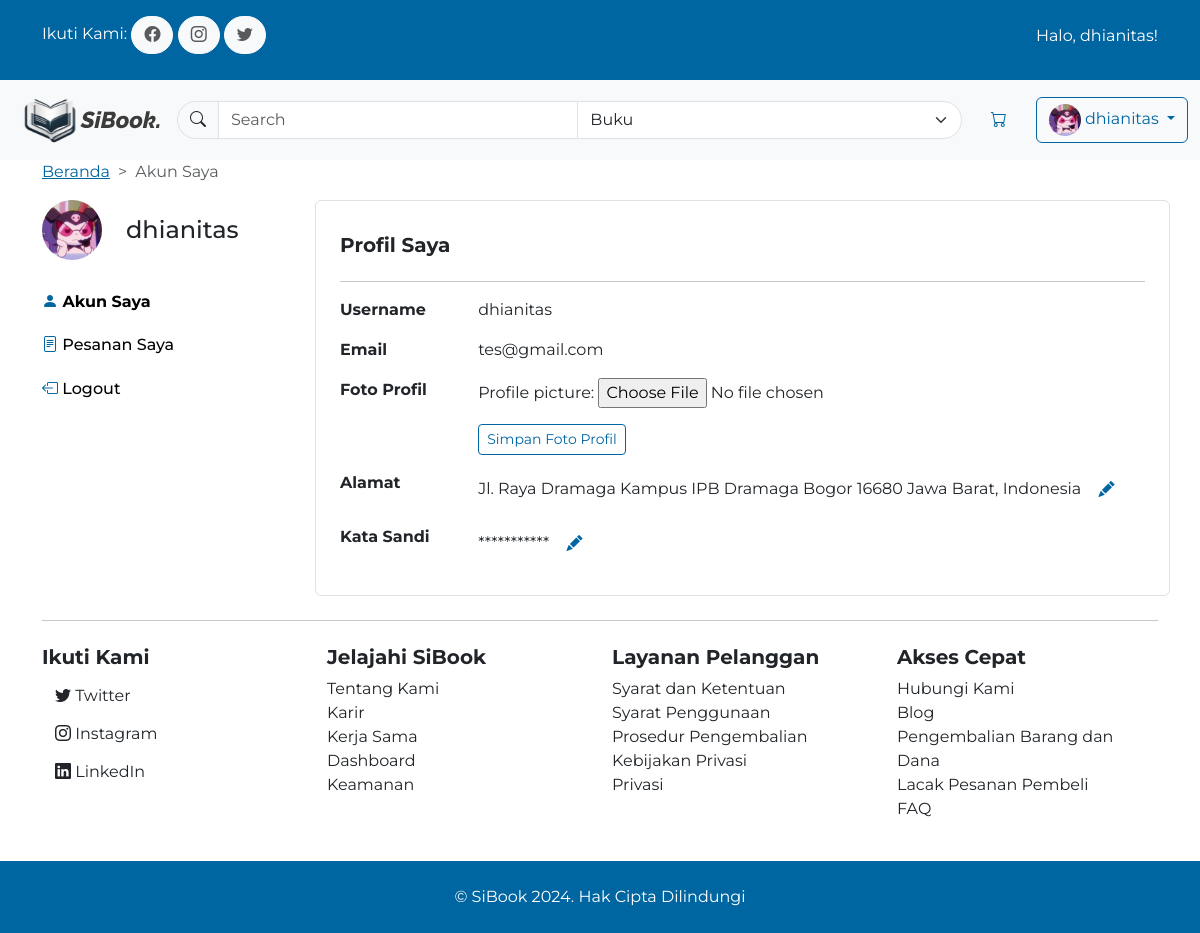
/profile/ (signed in), run on the app's committed database.
### bookcommerce/models.py (models this page shows, shortened)
class Customer(AbstractUser):
    email = models.EmailField(max_length=100, unique=True)
    address = models.OneToOneField(Address, on_delete=models.SET_NULL, null=True, blank=True, db_constraint=False)
    profile_picture = models.ImageField(upload_to='profile_pictures/', default='defaults/default_profile_img.jpg', null=True, blank=True)
    groups = models.ManyToManyField('auth.Group', related_name='customers')
    user_permissions = models.ManyToManyField('auth.Permission', related_name='customers')

class Address(models.Model):
	label = models.CharField(max_length=100)
	receiver_name = models.CharField(max_length=100)
	receiver_phone = models.CharField(max_length=15)
	province = models.CharField(max_length=50)
	city = models.CharField(max_length=50)
	district = models.CharField(max_length=50)
	ward = models.CharField(max_length=50)
	zipcode = models.CharField(max_length=10)
	full_address = models.CharField(max_length=150)

### bookcommerce/views.py (the view)
# urls.py: path('profile/', profile, name='profile'),
@login_required
def profile(request):
    if request.method == 'POST' and 'profile_picture' in request.FILES:
        profile_picture_form = ProfilePictureForm(request.POST, request.FILES, instance=request.user)
        if profile_picture_form.is_valid():
            profile_picture_form.save()
            messages.success(request, 'Foto profil berhasil diubah.')
            return redirect('profile')
    else:
        profile_picture_form = ProfilePictureForm(instance=request.user)
    return render(request, 'bookcommerce/profile.html', {
        'profile_picture_form': profile_picture_form,
    })

### bookcommerce/forms.py
class ProfilePictureForm(forms.ModelForm):
    profile_picture = forms.ImageField(
        label=None,
        required=False,
        widget=forms.FileInput(attrs={'class': 'form-control-file'})
    )
    class Meta:
        model = Customer
        fields = ['profile_picture']

### bookcommerce/templates/bookcommerce/profile.html (shortened to what this page needs)
{% extends "bookcommerce/base.html" %}
{% load static %}
{% block content %}
<div class="container">
    <div class="row">
        <div class="col" style="--bs-breadcrumb-divider: '>'">
            <nav aria-label="breadcrumb">
                <ol class="breadcrumb">
                    <li class="breadcrumb-item"><a href="/">Beranda</a></li>
                    <li class="breadcrumb-item active" aria-current="page">Akun Saya</a></li>
                </ol>
            </nav>
        </div>
    </div>
    <div class="row">
        <div class="col-12 col-md-3">
            <div class="row align-items-center">
                <div class="col-auto">
                    <img
                        src="{{ user.profile_picture.url }}"
                        alt="Profile Picture"
                        class="rounded-circle"
                        style="max-width: 60px;"
                    />
                </div>
                <div class="col">
                    <h4 class="m-0">{{ user.username }}</h4>
                </div>
            </div>
            <div class="row align-items-center my-4">
                <a href="{% url 'profile' %}" class="link-body-emphasis text-decoration-none my-2">
                    <h6 class="fw-bold"><i class="bi bi-person-fill text-primary"></i> Akun Saya</h6>
                </a>
                <a href="{% url 'order_history' %}" class="link-body-emphasis text-decoration-none my-2">
                    <h6><i class="bi bi-file-text text-primary"></i> Pesanan Saya</h6>
                </a>
                <a href="{% url 'logout' %}" class="link-body-emphasis text-decoration-none my-2">
                    <h6><i class="bi bi-box-arrow-left text-primary"></i> Logout</h6>
                </a>
            </div>
        </div>
        <div class="col-12 col-md-9 px-4 py-3 border rounded">
            <div class="row">
                <div class="col">
                    <h5 class="fw-bold mt-3">Profil Saya</h5>
                </div>
            </div>
            <hr />
            <div class="row mb-3">
                <div class="col-12 col-md-2"><strong>Username</strong></div>
                <div class="col-12 col-md-10">{{ user.username }}</div>
            </div>
            <div class="row mb-3">
                <div class="col-12 col-md-2"><strong>Email</strong></div>
                <div class="col-12 col-md-10">{{ user.email }}</div>
            </div>
            <div class="row mb-3">
                <div class="col-12 col-md-2"><strong>Foto Profil</strong></div>
                <div class="col-12 col-md-10">
                    <form action="{% url 'profile' %}" method="POST" enctype="multipart/form-data">
                        {{ profile_picture_form.as_p }}
                        <button class="btn btn-outline-primary btn-sm" type="submit">Simpan Foto Profil</button>
                    </form>
                </div>
            </div>
            {% if user.address %}
                <div class="row mb-3">
                    <div class="col-12 col-md-2"><strong>Alamat</strong></div>
                    <div class="col-12 col-md-10">{{ user.address.full_address }}
                        <a href="{% url 'update_address' user.address.id %}?next={{ request.path }}" class="btn text-primary">
                            <i class="bi bi-pencil-fill"></i>
                        </a>
                    </div>
                </div>
            {% endif %}
            <div class="row mb-3">
                <div class="col-12 col-md-2"><strong>Kata Sandi</strong></div>
                <div class="col-12 col-md-10">***********
                    <a href="{% url 'change_password' %}" class="btn text-primary">
                        <i class="bi bi-pencil-fill"></i>
                    </a>
                </div>
            </div>
        </div>
    </div>
</div>
{% endblock %}

### bookcommerce/templates/bookcommerce/base.html (shortened to what this page needs)
{% load static %}
<!DOCTYPE html>
<html lang="en">
    <head>
        <link rel="stylesheet" href="{% static 'bookcommerce/style.css' %}" />
        <link
            rel="stylesheet"
            href="https://cdn.jsdelivr.net/npm/bootstrap-icons@1.11.3/font/bootstrap-icons.min.css"
        />
    </head>
    <body>
        <div class="d-none d-md-block bg-primary py-3 text-white">
            <div class="container">
                <div class="row">
                    <div class="col">
                        <p class="d-inline">Ikuti Kami:</p>
                        <a href="#" class="btn btn-light rounded-pill text-body-secondary">
                            <i class="bi bi-facebook"></i>
                        </a>
                        <a href="#" class="btn btn-light rounded-pill text-body-secondary">
                            <i class="bi bi-instagram"></i>
                        </a>
                        <a href="#" class="btn btn-light rounded-pill text-body-secondary">
                            <i class="bi bi-twitter"></i>
                        </a>
                    </div>
                    <div class="col text-end">
                        {% if user.is_authenticated %}
                            <p class="mt-2">Halo, {{ user.username }}!</p>
                        {% else %}
                            <a href="#" class="btn btn-link text-white">Butuh bantuan?</a>
                        {% endif %}
                    </div>
                </div>
            </div>
        </div>
        <nav class="navbar navbar-expand-md bg-body-tertiary">
            <div class="container-fluid">
                <a class="navbar-brand" href="/">
                    <img
                        src="{% static '/bookcommerce/assets/logo_horizontal.svg' %}"
                        alt="SiBook"
                        width="150"
                        height="auto"
                    />
                </a>
                <div class="collapse navbar-collapse gap-3 text-end" id="navbarSupportedContent">
                    <form action="{% url 'search' %}" method="POST" class="input-group d-flex flex-grow-1" role="search">
                        <span class="input-group-text rounded-start-pill">
                            <button type="submit" class="btn p-0 border-0 bg-transparent">
                                <i class="bi bi-search"></i>
                            </button>
                        </span>
                        <input
                            class="form-control"
                            type="search"
                            placeholder="Search"
                            aria-label="Search"
                            name="search"
                        />
                        <select name="search_tag" class="form-select rounded-end-pill">
                            <option value="books">Buku</option>
                        </select>
                    </form>
                    {% if user.is_authenticated %}
                    <a href="{% url 'cart_detail' %}" class="btn text-primary">
                        <i class="bi bi-cart"></i>
                    </a>
                    <div class="dropdown">
                        <a class="btn btn-outline-primary dropdown-toggle" href="#" role="button" id="dropdownMenuLink" data-bs-toggle="dropdown" aria-expanded="false">
                            <img src="{{ user.profile_picture.url }}" alt="Profile Picture" class="rounded-circle" width="32" height="32">
                            {{ user.username }}
                        </a>
                    </div>
                    {% else %}
                    <a href="{% url 'login' %}" class="btn btn-outline-primary">Login</a>
                    <a href="{% url 'register' %}" class="btn btn-primary">Daftar</a>
                    {% endif %}
                </div>
            </div>
        </nav>
        {% block content %} {% endblock %}
        <footer class="container my-4">
            <hr />
            <div class="row my-4">
                <div class="col-12 col-md-3">
                    <h5 class="fw-bold">Ikuti Kami</h5>
                    <ul class="list-unstyled">
                        <li>
                            <a href="#" class="btn"><i class="bi bi-twitter"></i> Twitter</a>
                        </li>
                        <li>
                            <a href="#" class="btn"><i class="bi bi-instagram"></i> Instagram</a>
                        </li>
                        <li>
                            <a href="#" class="btn"><i class="bi bi-linkedin"></i> LinkedIn</a>
                        </li>
                    </ul>
                </div>
                <div class="col-12 col-md-3">
                    <h5 class="fw-bold">Jelajahi SiBook</h5>
                    <ul class="list-unstyled">
                        <li>Tentang Kami</li>
                        <li>Karir</li>
                        <li>Kerja Sama</li>
                        <li>Dashboard</li>
                        <li>Keamanan</li>
                    </ul>
                </div>
                <div class="col-12 col-md-3">
                    <h5 class="fw-bold">Layanan Pelanggan</h5>
                    <ul class="list-unstyled">
                        <li>Syarat dan Ketentuan</li>
                        <li>Syarat Penggunaan</li>
                        <li>Prosedur Pengembalian</li>
                        <li>Kebijakan Privasi</li>
                        <li>Privasi</li>
                    </ul>
                </div>
                <div class="col-12 col-md-3">
                    <h5 class="fw-bold">Akses Cepat</h5>
                    <ul class="list-unstyled">
                        <li>Hubungi Kami</li>
                        <li>Blog</li>
                        <li>Pengembalian Barang dan Dana</li>
                        <li>Lacak Pesanan Pembeli</li>
                        <li>FAQ</li>
                    </ul>
                </div>
            </div>
        </footer>
        <div class="bg-primary py-4 text-center">
            <p class="m-0 text-white">© SiBook 2024. Hak Cipta Dilindungi</p>
        </div>
    </body>
</html>

### data on the page
Customer: username "dhianitas", profile_picture (picture), email "tes@gmail.com", address.full_address "Jl. Raya Dramaga Kampus IPB Dramaga Bogor 16680 Jawa Barat, Indonesia"
